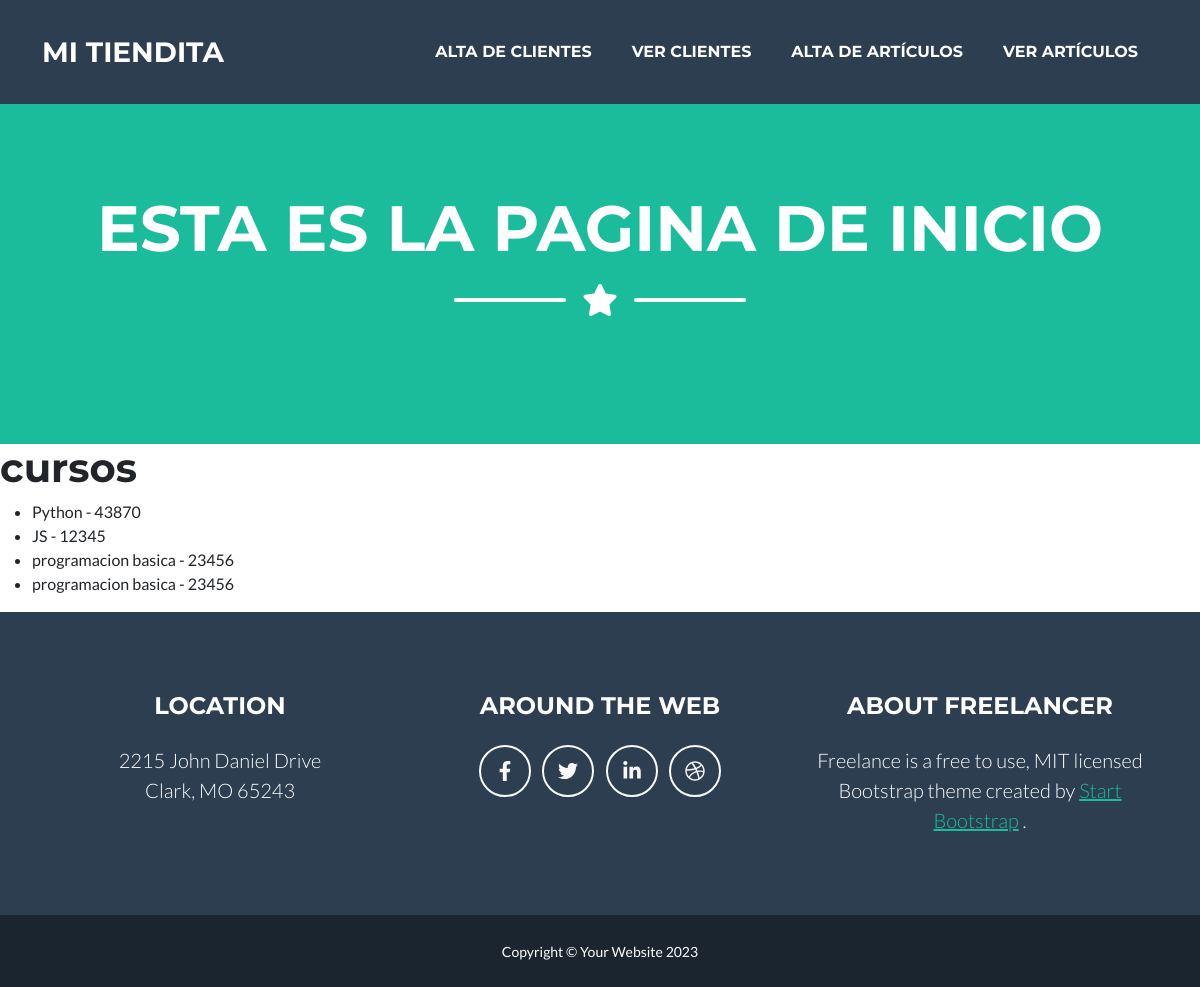
Before: /AppCoder/cursos/ with the older database file.
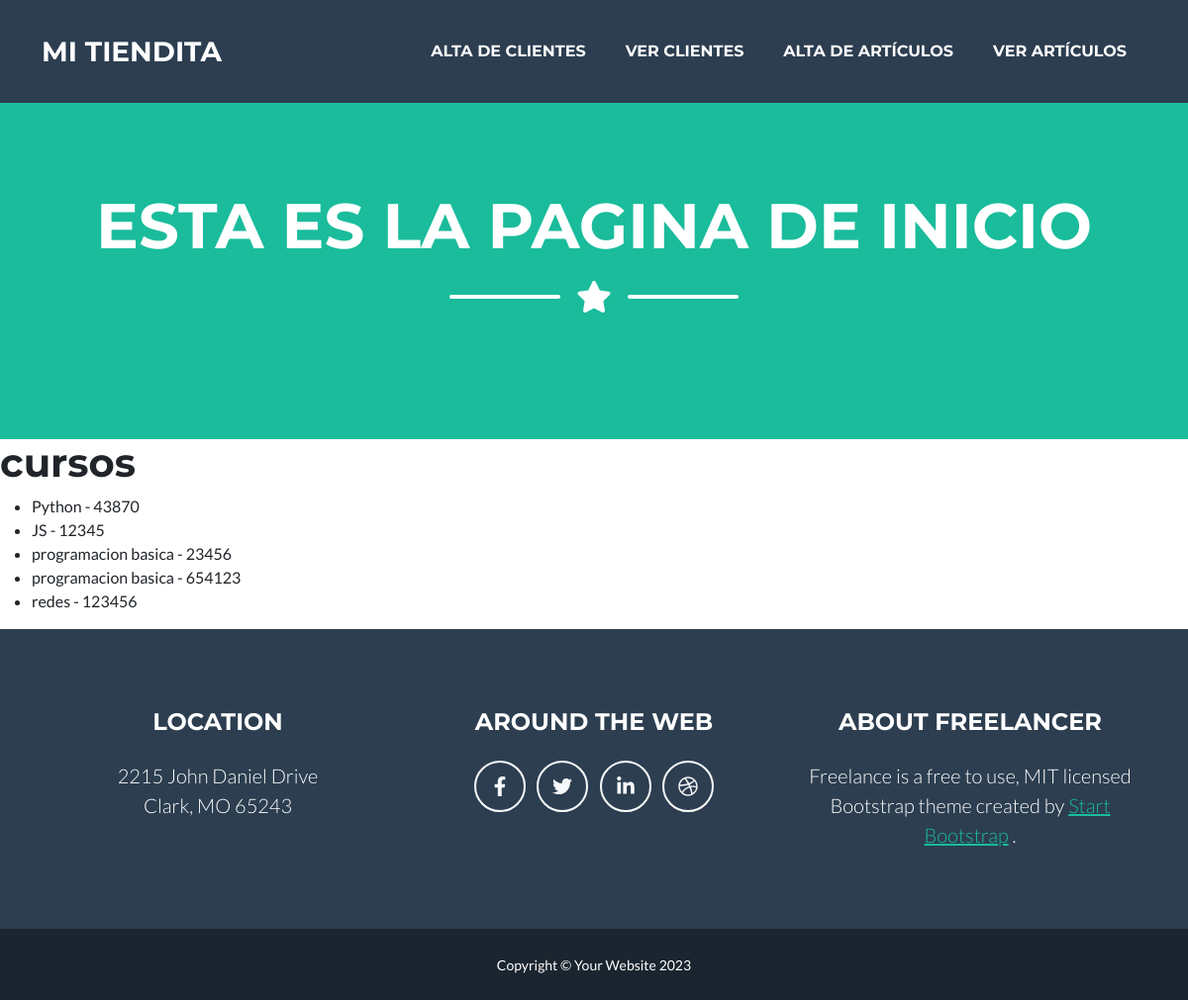
After: the same page with the newer database file.
### AppCoder/models.py (models this page shows, shortened)
class Curso(models.Model):
    nombre = models.CharField(max_length=50)
    comision = models.IntegerField()

### AppCoder/views.py (the view)
# urls.py: path('cursos/', cursos, name="cursos"),
def cursos(request):
        cursos = Curso.objects.all()
        return render(request, "AppCoder/cursos.html", {"cursos":cursos})

### AppCoder/templates/AppCoder/cursos.html
{%extends "AppCoder/padre.html"%}
{% load static%}
{%block titulo%} esta es la pagina de inicio{%endblock%}
{%block contenido_que_cambia%}
    <h1>cursos</h1>
    <ul>
        {% for curso in cursos %}
            <li>{{curso.nombre}} - {{curso.comision}}</li>
        {% endfor %}
    </ul>
{% endblock %}

Changed rows visible on the page:
changed Curso (number 4 of 5 on the later page): comision "23456" → "654123"
added Curso: nombre "redes", comision "123456"
